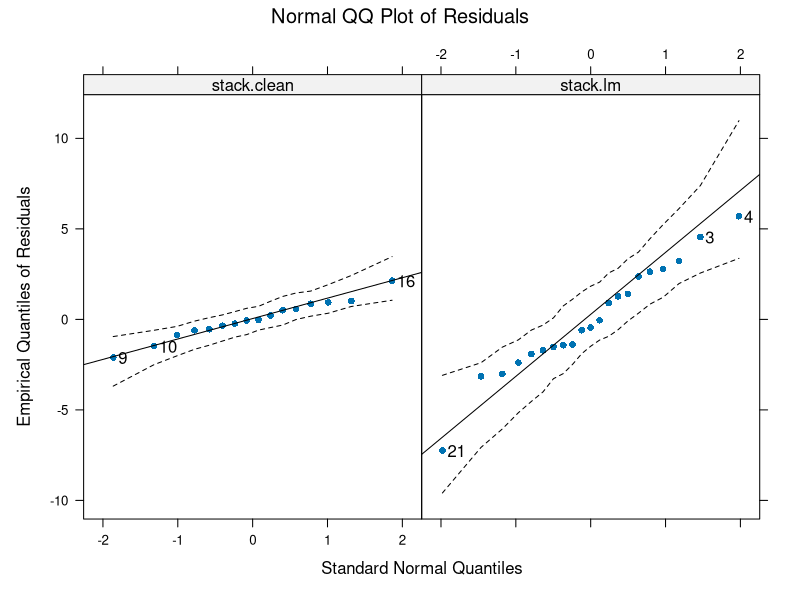
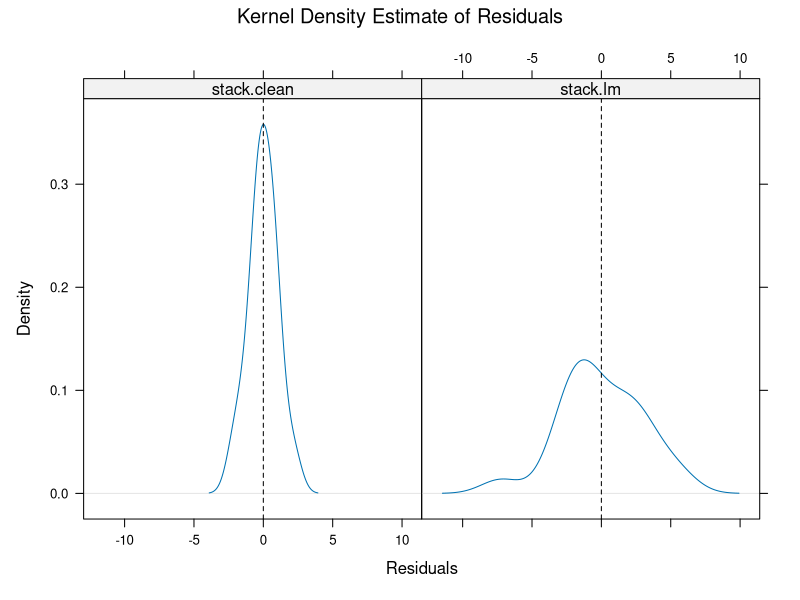
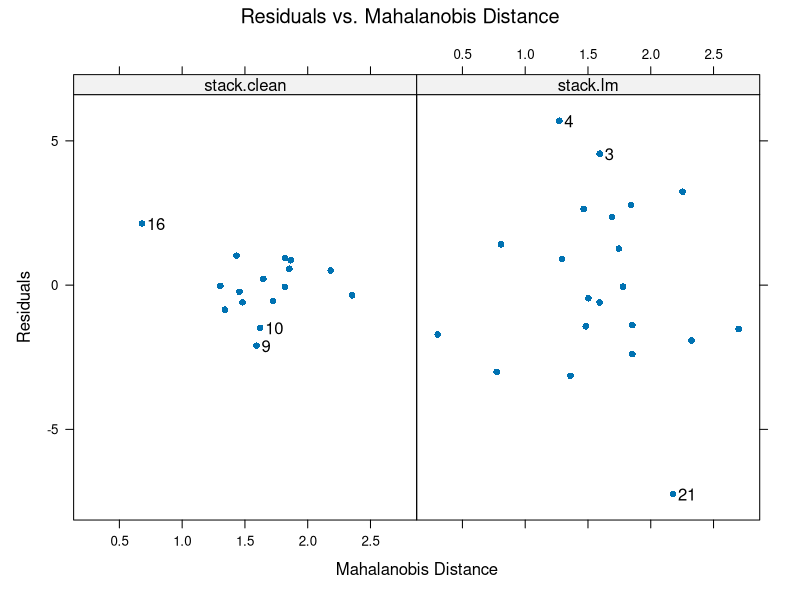
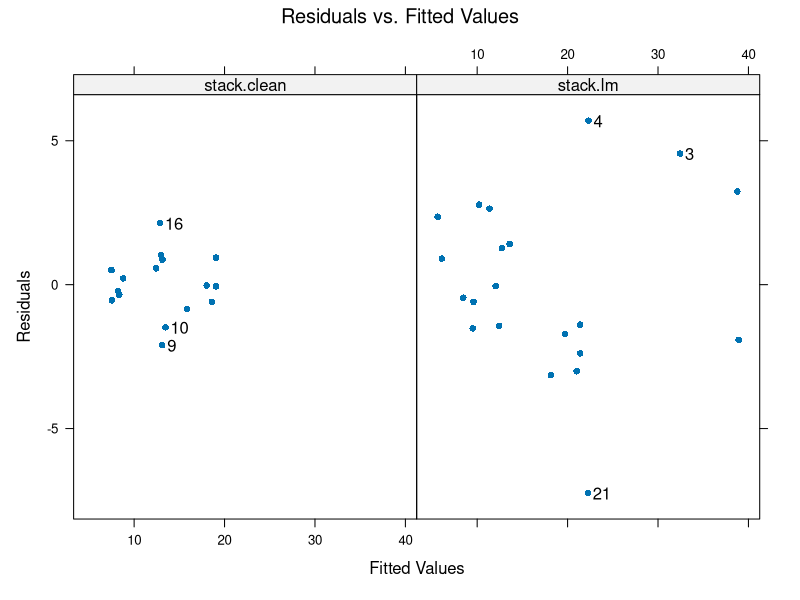
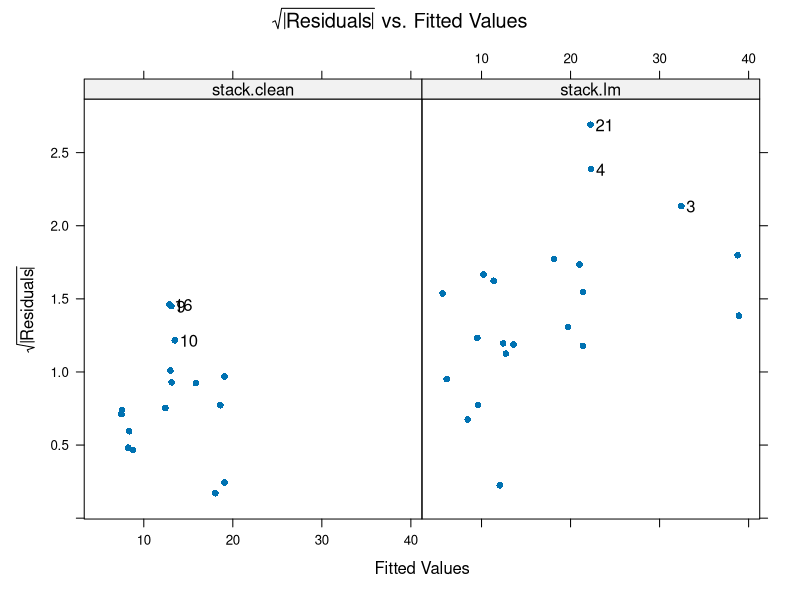
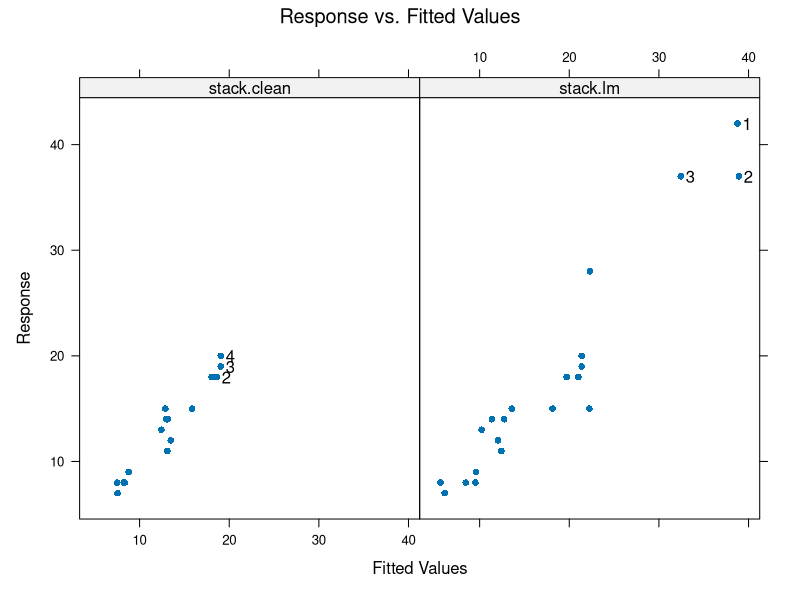
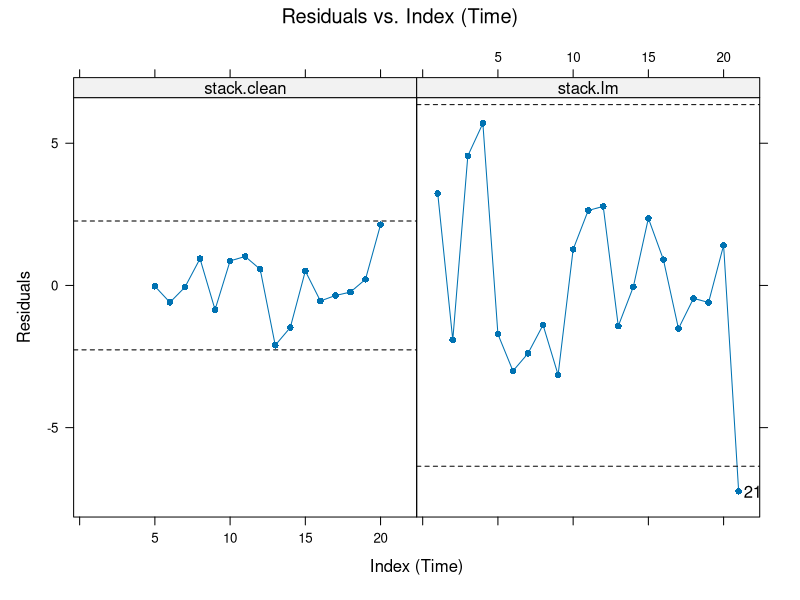
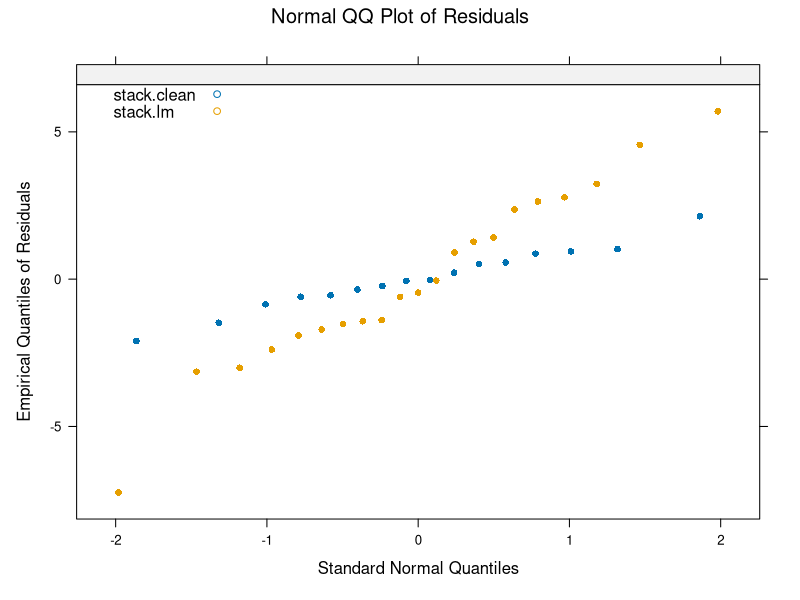

These figures' R source, in order:
library(fit.models)


### Name: plot.lmfm
### Title: Comparison Diagnostic Plots for Linear Regression Models
### Aliases: plot.lmfm
### Keywords: hplot methods

### ** Examples

data(stackloss)
stack.lm <- lm(stack.loss ~ ., data = stackloss)
stack.clean <- lm(stack.loss ~ ., data = stackloss, subset = 5:20)
fm <- fit.models(stack.clean, stack.lm)
plot(fm)
